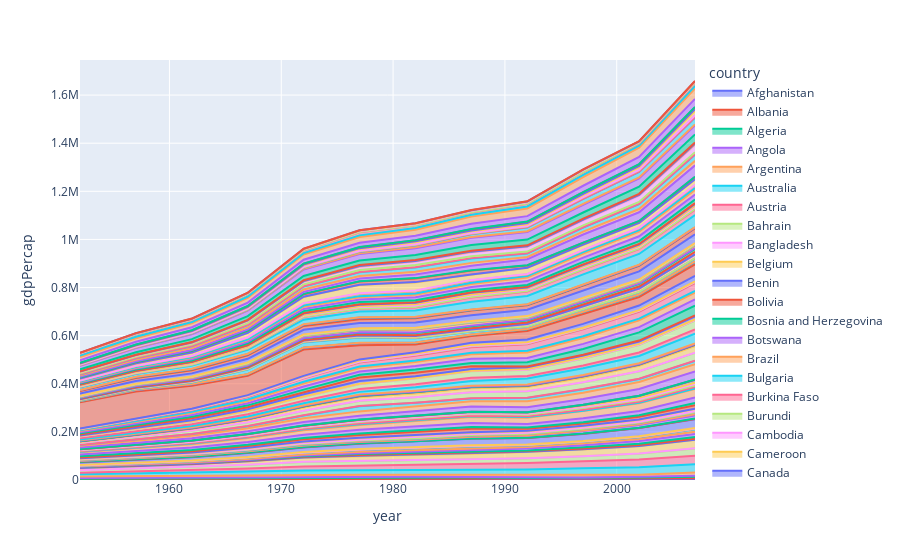

This figure's notebook cell:
### Code cell
## Plotly express & Gap Minder Data

import plotly.express as px
df = px.data.gapminder()
df
fig = px.area(df, x="year", y="gdpPercap", color="country",  line_group="continent")
fig.show()
